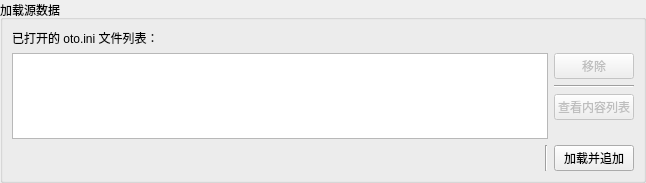
<?xml version="1.0" encoding="UTF-8"?>
<ui version="4.0">
 <class>OtoFileMultipleLoadWidget</class>
 <widget class="QWidget" name="OtoFileMultipleLoadWidget">
  <property name="geometry">
   <rect>
    <x>0</x>
    <y>0</y>
    <width>646</width>
    <height>183</height>
   </rect>
  </property>
  <property name="windowTitle">
   <string>Form</string>
  </property>
  <layout class="QGridLayout" name="gridLayout">
   <property name="leftMargin">
    <number>0</number>
   </property>
   <property name="topMargin">
    <number>0</number>
   </property>
   <property name="rightMargin">
    <number>0</number>
   </property>
   <property name="bottomMargin">
    <number>0</number>
   </property>
   <item row="0" column="0">
    <widget class="QGroupBox" name="groupBox">
     <property name="title">
      <string>加载源数据</string>
     </property>
     <layout class="QGridLayout" name="gridLayout_2">
      <item row="0" column="0">
       <widget class="QLabel" name="label">
        <property name="text">
         <string>已打开的 oto.ini 文件列表：</string>
        </property>
       </widget>
      </item>
      <item row="2" column="0">
       <widget class="OtoFileNameEditWithOpenBrowse" name="openFileNameEdit" native="true">
        <property name="sizePolicy">
         <sizepolicy hsizetype="Expanding" vsizetype="Preferred">
          <horstretch>0</horstretch>
          <verstretch>0</verstretch>
         </sizepolicy>
        </property>
       </widget>
      </item>
      <item row="2" column="2">
       <widget class="QPushButton" name="loadButton">
        <property name="text">
         <string>加载并追加</string>
        </property>
       </widget>
      </item>
      <item row="2" column="1">
       <widget class="Line" name="line">
        <property name="orientation">
         <enum>Qt::Vertical</enum>
        </property>
       </widget>
      </item>
      <item row="1" column="2">
       <layout class="QVBoxLayout" name="verticalLayout">
        <item>
         <widget class="QPushButton" name="removeButton">
          <property name="enabled">
           <bool>false</bool>
          </property>
          <property name="text">
           <string>移除</string>
          </property>
         </widget>
        </item>
        <item>
         <widget class="Line" name="line_2">
          <property name="orientation">
           <enum>Qt::Horizontal</enum>
          </property>
         </widget>
        </item>
        <item>
         <widget class="QPushButton" name="showContentButton">
          <property name="enabled">
           <bool>false</bool>
          </property>
          <property name="text">
           <string>查看内容列表</string>
          </property>
         </widget>
        </item>
        <item>
         <spacer name="verticalSpacer">
          <property name="orientation">
           <enum>Qt::Vertical</enum>
          </property>
          <property name="sizeHint" stdset="0">
           <size>
            <width>20</width>
            <height>40</height>
           </size>
          </property>
         </spacer>
        </item>
       </layout>
      </item>
      <item row="1" column="0" colspan="2">
       <widget class="QTableView" name="otoFileTableView">
        <property name="selectionMode">
         <enum>QAbstractItemView::SingleSelection</enum>
        </property>
        <property name="selectionBehavior">
         <enum>QAbstractItemView::SelectRows</enum>
        </property>
        <attribute name="horizontalHeaderStretchLastSection">
         <bool>true</bool>
        </attribute>
       </widget>
      </item>
     </layout>
    </widget>
   </item>
  </layout>
 </widget>
 <customwidgets>
  <customwidget>
   <class>OtoFileNameEditWithOpenBrowse</class>
   <extends>QWidget</extends>
   <header>utils/widgets/otofilenameeditwithbrowse.h</header>
   <container>1</container>
  </customwidget>
 </customwidgets>
 <resources/>
 <connections/>
</ui>
